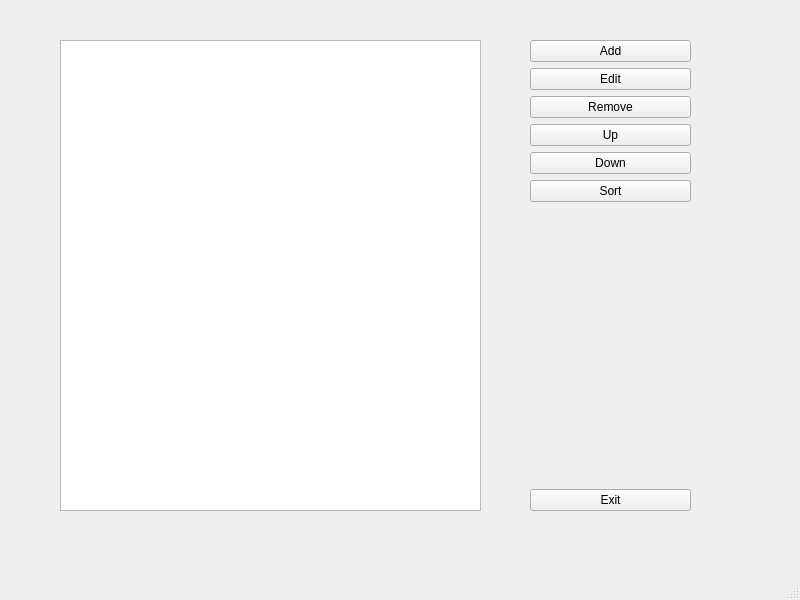
<?xml version="1.0" encoding="UTF-8"?>
<ui version="4.0">
 <class>MainWindow</class>
 <widget class="QMainWindow" name="MainWindow">
  <property name="geometry">
   <rect>
    <x>0</x>
    <y>0</y>
    <width>800</width>
    <height>600</height>
   </rect>
  </property>
  <property name="windowTitle">
   <string>MainWindow</string>
  </property>
  <widget class="QWidget" name="centralwidget">
   <widget class="QListWidget" name="listItems">
    <property name="geometry">
     <rect>
      <x>60</x>
      <y>40</y>
      <width>421</width>
      <height>471</height>
     </rect>
    </property>
   </widget>
   <widget class="QWidget" name="">
    <property name="geometry">
     <rect>
      <x>530</x>
      <y>40</y>
      <width>161</width>
      <height>471</height>
     </rect>
    </property>
    <layout class="QVBoxLayout" name="verticalLayout">
     <item>
      <widget class="QPushButton" name="btnAdd">
       <property name="text">
        <string>Add</string>
       </property>
      </widget>
     </item>
     <item>
      <widget class="QPushButton" name="btnEdit">
       <property name="text">
        <string>Edit</string>
       </property>
      </widget>
     </item>
     <item>
      <widget class="QPushButton" name="btnRemove">
       <property name="text">
        <string>Remove</string>
       </property>
      </widget>
     </item>
     <item>
      <widget class="QPushButton" name="btnUp">
       <property name="text">
        <string>Up</string>
       </property>
      </widget>
     </item>
     <item>
      <widget class="QPushButton" name="btnDown">
       <property name="text">
        <string>Down</string>
       </property>
      </widget>
     </item>
     <item>
      <widget class="QPushButton" name="btnSort">
       <property name="text">
        <string>Sort</string>
       </property>
      </widget>
     </item>
     <item>
      <spacer name="verticalSpacer">
       <property name="orientation">
        <enum>Qt::Vertical</enum>
       </property>
       <property name="sizeHint" stdset="0">
        <size>
         <width>20</width>
         <height>40</height>
        </size>
       </property>
      </spacer>
     </item>
     <item>
      <widget class="QPushButton" name="btnExit">
       <property name="text">
        <string>Exit</string>
       </property>
      </widget>
     </item>
    </layout>
   </widget>
  </widget>
  <widget class="QMenuBar" name="menubar">
   <property name="geometry">
    <rect>
     <x>0</x>
     <y>0</y>
     <width>800</width>
     <height>26</height>
    </rect>
   </property>
  </widget>
  <widget class="QStatusBar" name="statusbar"/>
 </widget>
 <resources/>
 <connections/>
</ui>
